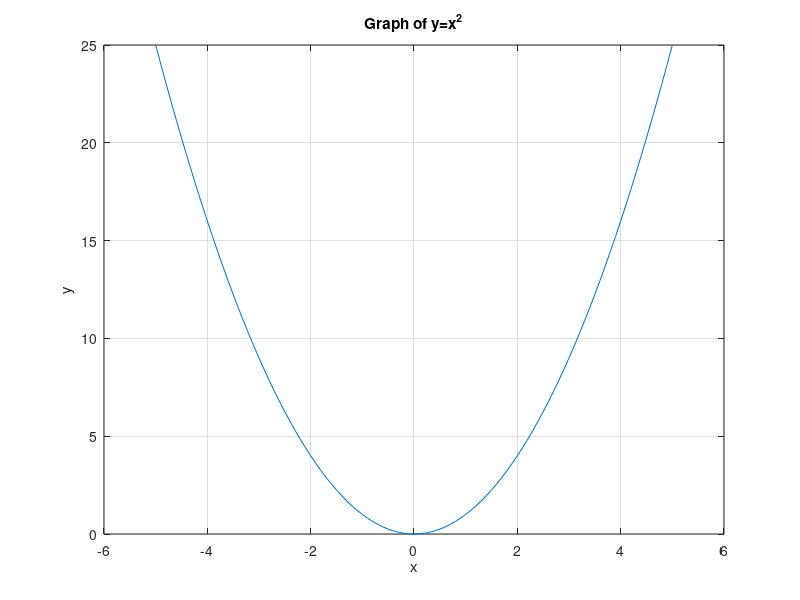

Recreate this plot in MATLAB.
% Matlab code for plotting

%DEfine the range of x values
x=-5:0.1:5

%Define the function (example: y=x'2)
y= x.^2

%plot the graph
plot(x,y);
title(' Graph of y=x^2 ');
xlabel('x');
ylabel('y');
grid on;
